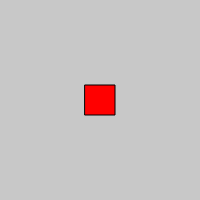
Frame 1 (no input)
Frame 60 (no input): identical to frame 1, image omitted
Frame 120 (the mouse pressed at the canvas centre since frame 60): identical to frame 1, image omitted

The p5.js sketch that drew this single still picture (run headless with seeded random() and noise() and a simulated clock; from frame 60 on, the mouse is pressed at the canvas centre):

// p5.js sketch
// ── sketch.js
var canvas;
var bgcolor;
var button;
var h2;
var p;

function setup() {
    canvas = createCanvas(200, 200);
    createP("");
    button = createButton("change color");
    h2 = createElement("h2", "This header created by js");
    p = createP("This is p created by javascript");
    bgcolor = color(200);
    button.mousePressed(changeColor);

}

function changeColor() {
    bgcolor = color(random(255));
}

function mousePressed() {
    createP("random is " + floor(random(0, 9)));


}

function draw() {
    background(bgcolor);
    rectMode(CENTER);
    fill(255, 0, 0);
    rect(100, 100, 30, 30);


}
